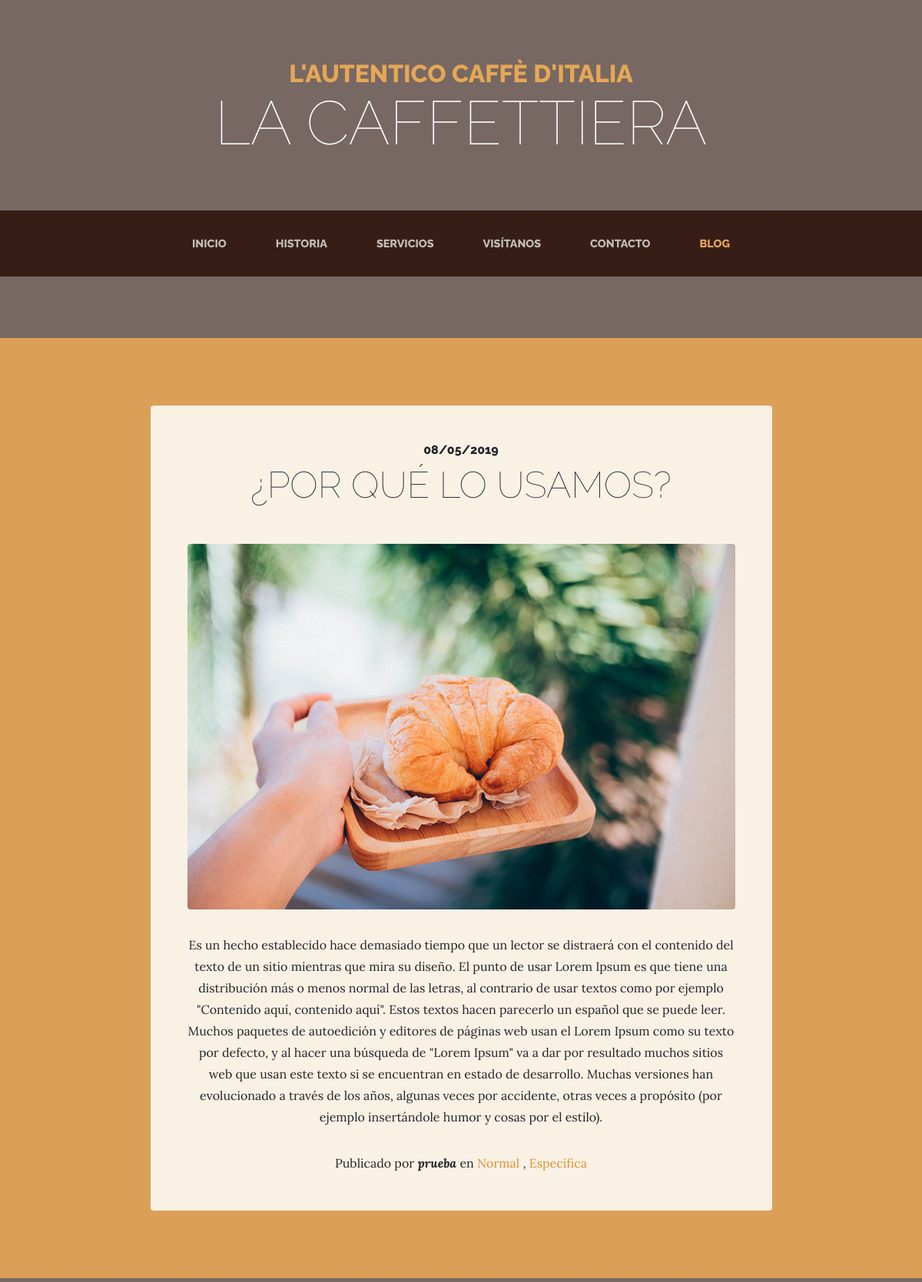
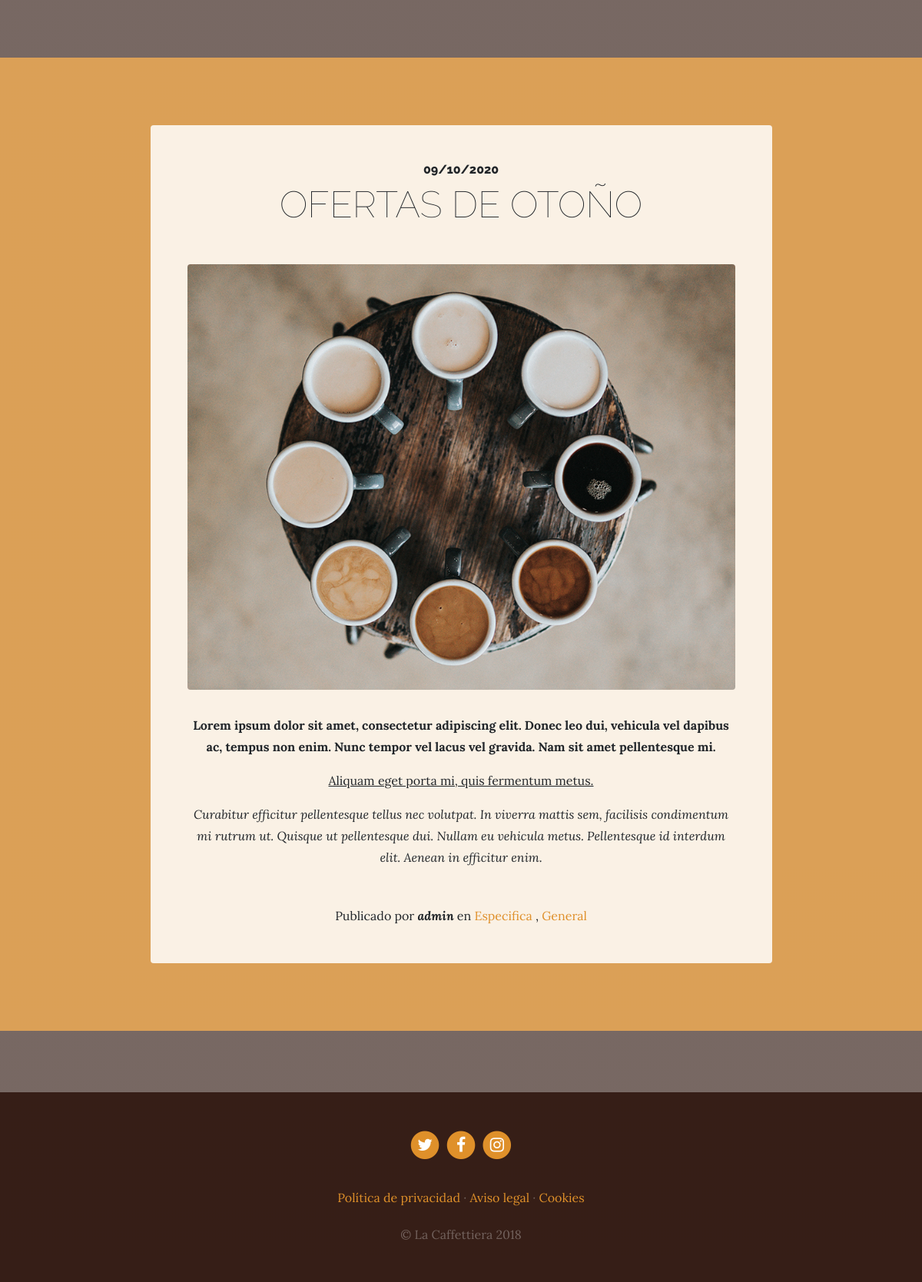
The page /blog/blog/ on the database its author committed (2 pictures, top to bottom).
### blog/models.py (models this page shows, shortened)
class Post(models.Model):
    title = models.CharField(max_length=200, verbose_name="Titulo")
    content = RichTextField(verbose_name="contenido")
    published = models.DateTimeField(verbose_name="Fecha de publicación", default=now)
    image = models.ImageField(verbose_name="Imagen", upload_to="blog", null=True, blank=True)
    author = models.ForeignKey(User, verbose_name="autor", on_delete=models.CASCADE)
    categories = models.ManyToManyField(Category, verbose_name="categorias", related_name="get_posts")
    created = models.DateTimeField(auto_now_add=True, verbose_name="Fecha de creación")
    updated = models.DateTimeField(auto_now=True, verbose_name="Fecha de modificación")
    class Meta:
        db_table = 'entrada'
        verbose_name = 'entrada'
        verbose_name_plural = 'entradas'
        ordering = ['-created']

class Category(models.Model):
    name = models.CharField(max_length=100, verbose_name="Nombre")
    created = models.DateTimeField(auto_now_add=True, verbose_name="Fecha de creación")
    updated = models.DateTimeField(auto_now=True, verbose_name="Fecha de modificación")
    class Meta:
        db_table = 'categoria'
        verbose_name = 'categoria'
        verbose_name_plural = 'categorias'
        ordering = ['-created']

### blog/views.py (the view)
# urls.py: 2. Add a URL to urlpatterns:  path('blog/', include('blog.urls'))
def blog(request):
    posts = Post.objects.all()
    return render(request, 'blog/blog.html', {'posts': posts})

### blog/templates/blog/blog.html (shortened to what this page needs)
{% extends 'core/base.html' %}
{% load static %}
{% block content %}
    {% for i in posts %}
        <section class="page-section cta">
          <div class="container">
            <div class="row">
              <div class="col-xl-9 mx-auto">
                <div class="cta-innerv text-center rounded">
                  <h2 class="section-heading mb-5">
                    <span class="section-heading-upper">{{ i.published|date:"SHORT_DATE_FORMAT" }}</span>
                    <span class="section-heading-lower">{{ i.title }}</span>
                  </h2>
                  <p class="mb-0">
                    <img class="mx-auto d-flex rounded img-fluid mb-3 mb-lg-0" src="{{ i.image.url }}" alt="">
                  </p>
                  <p class="mb-0 mbt">
                    {{ i.content|safe }}
                  </p>
                  <p class="mb-0 mbt">
                    <span class="section-heading-under">Publicado por <em><b>{{ i.author }}</b></em> en
                            {% for n in i.categories.all %}
                                <a href="{% url 'category' n.id %}" class="link">{{ n.name }}</a>
                                {% if not forloop.last %}
                                    ,
                                {% endif %}
                            {% endfor %}
                    </span>
                  </p>
                </div>
              </div>
            </div>
          </div>
        </section>
    {% endfor %}
{% endblock %}

### core/static/core/css/business-casual.css (style rules this page uses)
body { font-family: 'Lora'; background: linear-gradient(rgba(47, 23, 15, 0.65), rgba(47, 23, 15, 0.65)), url("../img/bg.jpg"); background-attachment: fixed; background-position: center; background-size: cover; }
h1, h2, h3, h4, h5, h6 { font-family: 'Raleway'; }
p { line-height: 1.75; }
.page-section { margin-top: 5rem; margin-bottom: 5rem; }
.section-heading { text-transform: uppercase; }
.section-heading .section-heading-upper { display: block; font-size: 1rem; font-weight: 800; padding-bottom:.5rem; }
.section-heading .section-heading-lower { display: block; font-size: 3rem; font-weight: 100; }
.cta { padding-top: 5rem; padding-bottom: 5rem; background-color: rgba(230, 167, 86, 0.9); }
.cta .cta-innerv { position: relative; padding: 3rem; margin: 0.5rem; background-color: rgba(255, 255, 255, 0.85); }
.mbt { padding-top: 2rem; }
a.link { color: #df902a; }

### rows shown on the page
Post: published "08/05/2019", title "¿POR QUÉ LO USAMOS?", image (picture), content "Es un hecho establecido hace demasiado tiempo que un lector se distraerá con el contenido del texto de un sitio mientras que mira su diseño. El punto de usar Lorem Ipsum es que tiene una distribución más o menos normal de las letras, al contrario de usar textos como por ejemplo \"Contenido aquí, contenido aquí\". Estos textos hacen parecerlo un español que se puede leer. Muchos paquetes de autoedición y editores de páginas web usan el Lorem Ipsum como su texto por defecto, y al hacer una búsqueda de \"Lorem Ipsum\" va a dar por resultado muchos sitios web que usan este texto si se encuentran en estado de desarrollo. Muchas versiones han evolucionado a través de los años, algunas veces por…", author "prueba"
Category: name "Normal"
Category: name "Especifica"
Post: published "09/10/2020", title "OFERTAS DE OTOÑO", image (picture), content "Lorem ipsum dolor sit amet, consectetur adipiscing elit. Donec leo dui, vehicula vel dapibus ac, tempus non enim. Nunc tempor vel lacus vel gravida. Nam sit amet pellentesque mi. Aliquam eget porta mi, quis fermentum metus. Curabitur efficitur pellentesque tellus nec volutpat. In viverra mattis sem, facilisis condimentum mi rutrum ut. Quisque ut pellentesque dui. Nullam eu vehicula metus. Pellentesque id interdum elit. Aenean in efficitur enim.", author "admin"
Category: name "General"
